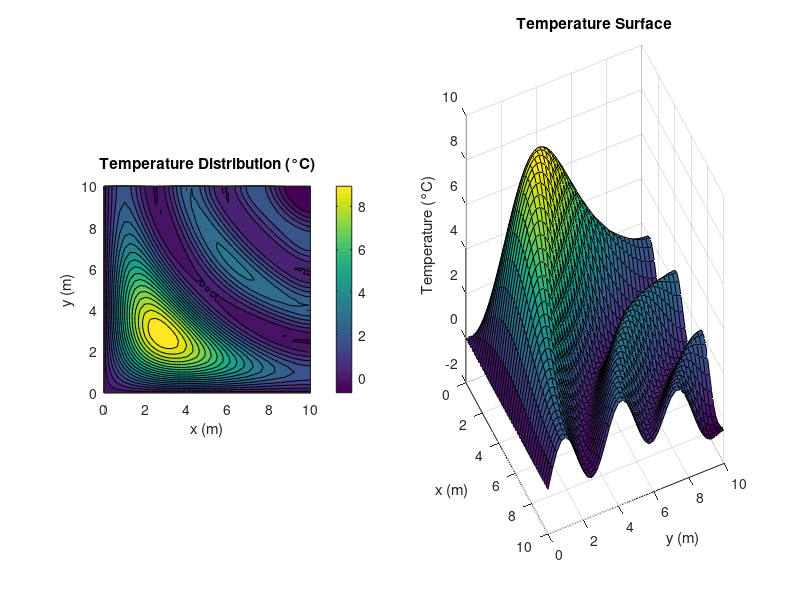

Recreate this plot in MATLAB.

    % 2D FEM solver for heat transfer on rectangular domains
    % Using Q4 elements with uniform mesh
    % To do: compute analytical solutions and plot L2 error (as a function of element size or number of elements)

function fem2d_heat_transfer()
        
    close all

    % Problem parameters
    Lx = 10;         % Length in x-direction (m)
    Ly = 10;         % Length in y-direction (m)
    nx = 40;        % Number of elements in x-direction
    ny = 40;        % Number of elements in y-direction
    k  = 1;        % Thermal conductivity (W/mK)
    
    % Boundary conditions (1=Dirichlet, 2=Neumann) (try varying B.C.s or
    % Robin)
    % Order: left, right, bottom, top
    BC_types = [1, 1, 1, 1]; 
    BC_values = [0, 0, 0, 0];
    
    % Heat source function 
    % Q = @(x,y) 0;  % No heat source for simplicity
    
    % Or try something with fluctuations, etc. 
    Q = @(x,y) 5*sin(1/5 * x*y);

    % Q = @(x,y) exp(-1 / ((x-5) * (y-5)));

    % Generate mesh
    [nodes, elements] = generate_mesh(Lx, Ly, nx, ny);
    
    % Initialize global system
    num_nodes = size(nodes, 1);
    K = sparse(num_nodes, num_nodes);
    F = zeros(num_nodes, 1);
    
    % Assembly
    for e = 1:size(elements, 1)
        elem_nodes = elements(e, :);
        x = nodes(elem_nodes, 1);
        y = nodes(elem_nodes, 2);
        
        [Ke, Fe] = element_heat(x, y, k, Q);
        
        K(elem_nodes, elem_nodes) = K(elem_nodes, elem_nodes) + Ke;
        F(elem_nodes) = F(elem_nodes) + Fe;
    end
    
    % Apply boundary conditions
    [K, F] = apply_bc(K, F, nodes, BC_types, BC_values);
    
    % Solve the system

    T = K\F;  % if increasing system size, use iterative method instead
    
    % Plot results
    plot_results(nodes, elements, T, nx, ny);
end

function [nodes, elements] = generate_mesh(Lx, Ly, nx, ny)
    % Generate uniform mesh on rectangular domain [0,Lx] x [0,Ly]
    
    % Node coordinates
    x = linspace(0, Lx, nx+1);
    y = linspace(0, Ly, ny+1);
    [X, Y] = meshgrid(x, y);
    nodes = [X(:), Y(:)];
    
    % Element connectivity (Q4 elements)
    elements = zeros(nx*ny, 4);
    for j = 1:ny
        for i = 1:nx
            elem_id = (j-1)*nx + i;
            n1 = (j-1)*(nx+1) + i;
            n2 = n1 + 1;
            n4 = j*(nx+1) + i;
            n3 = n4 + 1;
            elements(elem_id, :) = [n1, n2, n3, n4];
        end
    end
end

function [Ke, Fe] = element_heat(x, y, k, Q)
    % Compute element stiffness matrix and force vector for Q4 element
    
    % Gauss points (2x2 integration)
    gp = [-1/sqrt(3), -1/sqrt(3);
            1/sqrt(3), -1/sqrt(3);
            1/sqrt(3),  1/sqrt(3);
           -1/sqrt(3),  1/sqrt(3)];
    w = [1, 1, 1, 1]; % weights
    
    Ke = zeros(4,4);
    Fe = zeros(4,1);
    
    for i = 1:4
        xi = gp(i,1);
        eta = gp(i,2);
        
        % Shape functions and derivatives
        N = 0.25 * [(1-xi)*(1-eta), (1+xi)*(1-eta), (1+xi)*(1+eta), (1-xi)*(1+eta)];
        dNxi = 0.25 * [-(1-eta), (1-eta), (1+eta), -(1+eta)];
        dNeta = 0.25 * [-(1-xi), -(1+xi), (1+xi), (1-xi)];
        
        % Jacobian matrix
        J = [dNxi*x, dNxi*y; dNeta*x, dNeta*y];
        detJ = det(J);
        % invJ = inv(J);
        
        % Derivatives of shape functions w.r.t. x and y
        dN = [dNxi; dNeta];
        dNxy = J \ dN;
        dNx = dNxy(1,:);
        dNy = dNxy(2,:);
        
        % B matrix
        B = [dNx; dNy];
        
        % Element stiffness matrix contribution
        Ke = Ke + w(i) * (B' * B) * k * detJ;
        
        % Element force vector contribution
        x_phys = N * x;
        y_phys = N * y;
        Fe = Fe + w(i) * N' * Q(x_phys, y_phys) * detJ;
    end
end

function [K, F] = apply_bc(K, F, nodes, BC_types, BC_values)
    % Apply boundary conditions (Dirichlet and/or Neumann)
    
    tol = 1e-6;
    x = nodes(:,1);
    y = nodes(:,2);
    Lx = max(x);
    Ly = max(y);
    
    % Left boundary (x=0)
    left_nodes = find(abs(x) < tol);
    if BC_types(1) == 1 % Dirichlet
        K(left_nodes, :) = 0;
        K(left_nodes, left_nodes) = speye(length(left_nodes));
        F(left_nodes) = BC_values(1);
    end
    
    % Right boundary (x=Lx)
    right_nodes = find(abs(x - Lx) < tol);
    if BC_types(2) == 2 % Neumann
        q = BC_values(2);
        for i = 1:length(right_nodes)-1
            n1 = right_nodes(i);
            n2 = right_nodes(i+1);
            length_edge = norm(nodes(n2,:) - nodes(n1,:));
            F(n1) = F(n1) + q * length_edge/2;
            F(n2) = F(n2) + q * length_edge/2;
        end
    end
    
    % Bottom boundary (y=0)
    bottom_nodes = find(abs(y) < tol);
    if BC_types(3) == 1 % Dirichlet
        K(bottom_nodes, :) = 0;
        K(bottom_nodes, bottom_nodes) = speye(length(bottom_nodes));
        F(bottom_nodes) = BC_values(3);
    end
    
    % Top boundary (y=Ly)
    top_nodes = find(abs(y - Ly) < tol);
    if BC_types(4) == 2 % Neumann
        q = BC_values(4);
        for i = 1:length(top_nodes)-1
            n1 = top_nodes(i);
            n2 = top_nodes(i+1);
            length_edge = norm(nodes(n2,:) - nodes(n1,:));
            F(n1) = F(n1) + q * length_edge/2;
            F(n2) = F(n2) + q * length_edge/2;
        end
    end
end

function plot_results(nodes, ~ , T, nx, ny)
    % Plotting of results
    
    figure;
    
    % Contour plot
    X = reshape(nodes(:,1), ny+1, nx+1);
    Y = reshape(nodes(:,2), ny+1, nx+1);
    T_grid = reshape(T, ny+1, nx+1);
    
    subplot(1,2,1);
    contourf(X, Y, T_grid, 20);
    colorbar;
    title('Temperature Distribution (°C)');
    xlabel('x (m)');
    ylabel('y (m)');
    axis equal;
    
    % Surface plot
    subplot(1,2,2);
    surf(X, Y, T_grid);
     view(65,32);          % A nice view of the 3d plot for this problem
    title('Temperature Surface');
    xlabel('x (m)');
    ylabel('y (m)');
    zlabel('Temperature (°C)');
    
    % Print min and max temperature
    fprintf('Minimum temperature: %.2f°C\n', min(T));
    fprintf('Maximum temperature: %.2f°C\n', max(T));
end
